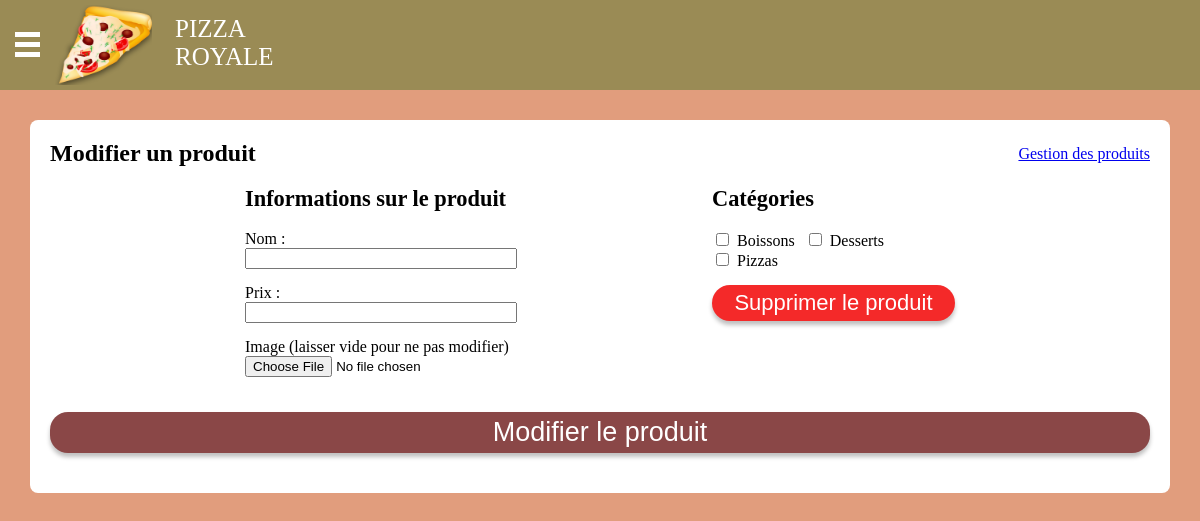
Page /modifierproduit.php (signed in) on the committed database.
### tables this page shows
CREATE TABLE `categories` (
  `id_categorie` int(11) NOT NULL,
  `nom` varchar(255) NOT NULL,
  `description` varchar(255) NOT NULL
);

### modifierproduit.php (the view, shortened to what this page needs)
<?php
require('config.php');
?>
<!DOCTYPE html>
<html lang="fr">
<head>
<link href="css/styles.css" rel="stylesheet">
<link rel="stylesheet" href="js/jquery-ui/jquery-ui.min.css">
</head>
<body>
<?php include('header.php'); ?>
<div class="conteneur">
<div class="titre-page">
<h1>Modifier un produit</h1>
<a href="gestionproduits">Gestion des produits</a>
</div>
<form action="" method="post" enctype="multipart/form-data">
<div class="contenu">
<div class="employe-flex">
<div class="infos-produit">
<h2>Informations sur le produit</h2>
<label for="nom">Nom :</label> <input type="text" name="nom" id="nom" value="<?= $produit['libelle']; ?>">
<label for="prix">Prix :</label> <input type="number" name="prix" id="prix" value="<?= $produit['prix']; ?>" step="0.01">
<label for="photo">Image (laisser vide pour ne pas modifier)</label> <input type="file" name="photo" id="photo">
</div>
<div class="categories">
<h2>Catégories</h2>
<div class="flex-fonctions">
<?php $req = $bdd->prepare('SELECT id_categorie, nom FROM categories ORDER BY nom');
$req->execute();
while($categ = $req->fetch()) {
$req2 = $bdd->prepare('SELECT id_categorie, id_produit FROM produits_categories WHERE id_categorie = :id_categorie AND id_produit = :id_produit');
$req2->bindValue('id_categorie', $categ['id_categorie'], PDO::PARAM_INT);
$req2->bindValue('id_produit', $id, PDO::PARAM_INT);
$req2->execute();
if($req2->rowCount() > 0) {
$checked = ' checked';
} else {
$checked = null;
}
?>
<div class="content-fonctions">
<input type="checkbox" name="categories[]" id="<?= $categ['id_categorie']; ?>" value="<?= $categ['id_categorie']; ?>"<?= $checked; ?>><label for="<?= $categ['id_categorie']; ?>"><?= $categ['nom']; ?></label>
</div>
<?php } ?>
<input class="boutton-delete" style="margin-top: 15px" id="supprimerproduit" data-id_produit="<?= $produit['id_produit']; ?>" data-photo="<?= $produit['photo']; ?>" type="button" value="Supprimer le produit">
</div>
</div>
</div>
<input class="boutton-rouge" type="submit" name="modifier" value="Modifier le produit">
</form>
</div>
</body>
</html>

### css/styles.css (style rules this page uses)
body { margin: 0; background: #e19d7d; }
h2 { font-size: 1.4rem; }
.boutton-rouge { display: block; background: #8A4747; box-shadow: 0px 4px 4px rgba(0, 0, 0, 0.25); border-radius: 18px; border: 0; font-size: 27px; padding: 5px 20px; color: #FFF; text-decoration: none; }
.boutton-delete { display: block; background: #f42929; box-shadow: 0px 4px 4px rgba(0, 0, 0, 0.25); border-radius: 18px; border: 0; font-size: 22px; padding: 5px 10px; color: #FFF; cursor: pointer; text-decoration: none; }
.conteneur { max-width: 1100px; height: auto; margin-top: 30px; margin-left: auto; margin-right: auto; background: #FFF; border-radius: 8px; padding: 20px; }
.titre-page { display: flex; justify-content: space-between; align-items: center; }
.titre-page h1 { margin: 0; font-size: 1.5rem; }
.employe-flex input:not([type='checkbox']), .employe-flex select { display: block; width: 264px; margin-bottom: 15px; }
.contenu input[type="submit"] { margin: 20px 0; width: 100%; cursor: pointer; }
.employe-flex { display: flex; justify-content: space-evenly; }
.flex-fonctions { display: flex; flex-direction: row; flex-wrap: wrap; width: 243px; }
.content-fonctions input { display: inline-block; width: 13px; text-align: right; }
.content-fonctions label { margin-right: 10px; }
input[type="checkbox"] { display: inline-block; margin-right: 8px; }

### rows in the picture
categories: nom "Boissons"
categories: nom "Desserts"
categories: nom "Pizzas"
